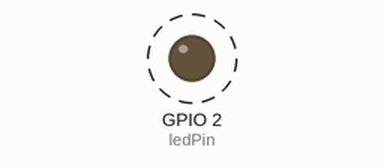
This sketch was run on a simulated ESP32. On the bench: output pins drawn as LEDs (lit = HIGH). Dashed ring = blinking.

Above: at 0.5 s.
Timing chart, 0 to 4.6 s (numbered marks = the images above):
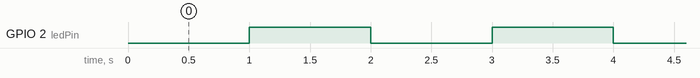

The sketch:

30.TimerInterrruptPrac.ino
```cpp
int ledPin = 2;
volatile bool ledSwitch = false;

hw_timer_t * timerVar = NULL;


void IRAM_ATTR timerFunc ()
{
	ledSwitch = !ledSwitch;
}

void setup()
{
	timerVar  = timerBegin(0, 800, true);
	// timer 0
	// 800 prescalar
	// true count up
	timerAttachInterrupt(timerVar, timerFunc, true );
	// timerVar passed
	//  IRAM_ATTR function passed
	// true edge trigger

	timerAlarmWrite(timerVar, 100000, true);
	// timerVar for timer variable
	// 100000 prescaler
	// true auto reload after interrupt

	timerAlarmEnable(timerVar);

	pinMode(ledPin, OUTPUT);


}

void loop()
{
	digitalWrite(ledPin, ledSwitch);
}
```

Measured:
- by itself, GPIO 2 (ledPin): alternates HIGH for 1.0 s and LOW for 1.0 s
